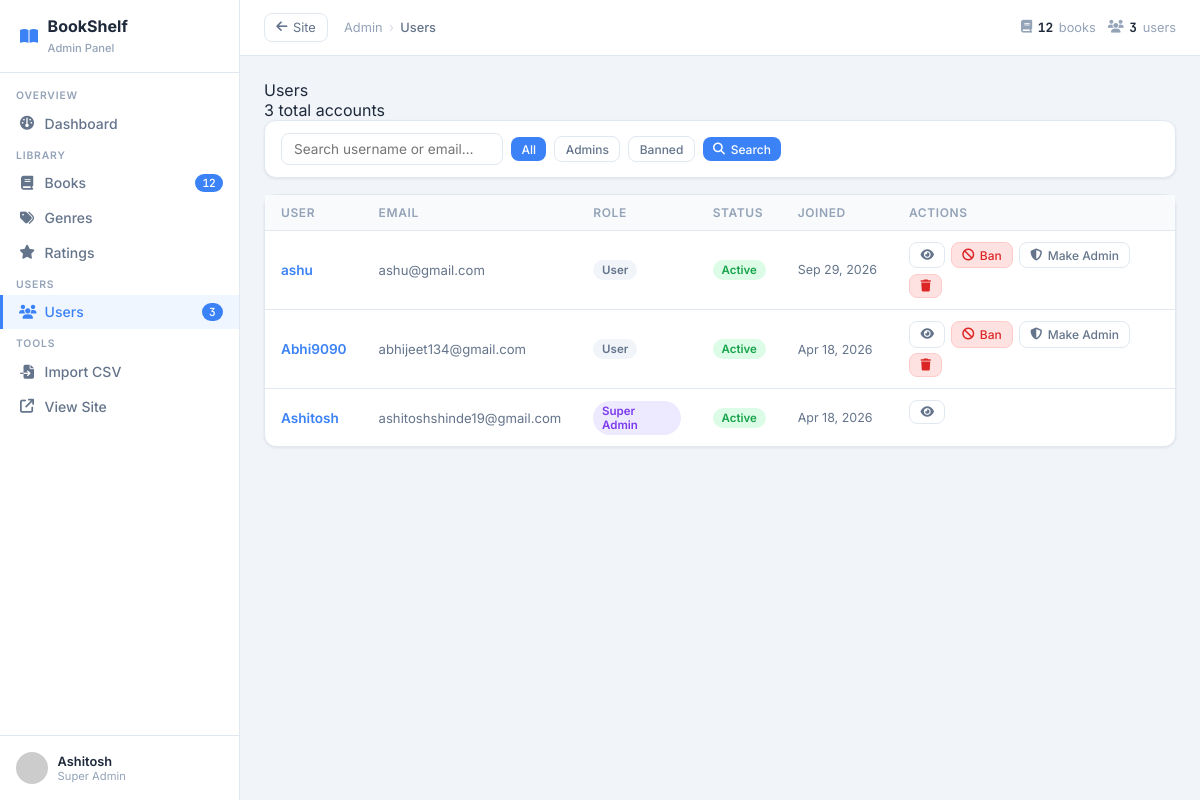
Page /admin/users (signed in) on the committed database.
### app/models.py (models this page shows, shortened)
class User(UserMixin, db.Model):
    __tablename__ = 'users'
    __table_args__ = {'extend_existing': True}
    id             = db.Column(db.Integer, primary_key=True)
    username       = db.Column(db.String(80), unique=True, nullable=False)
    email          = db.Column(db.String(120), unique=True, nullable=False)
    password_hash  = db.Column(db.String(256), nullable=False)
    avatar_url     = db.Column(db.String(512))
    bio            = db.Column(db.Text)
    is_active      = db.Column(db.Boolean, default=True, nullable=False)
    is_admin       = db.Column(db.Boolean, default=False, nullable=False)
    is_super_admin = db.Column(db.Boolean, default=False, nullable=False)
    created_at     = db.Column(db.DateTime, default=datetime.utcnow, nullable=False)
    updated_at     = db.Column(db.DateTime, default=datetime.utcnow,
                               onupdate=datetime.utcnow, nullable=False)
    last_login     = db.Column(db.DateTime)
    ratings        = db.relationship('Rating',       backref='user', lazy='dynamic', cascade='all,delete')
    wishlist_items = db.relationship('Wishlist',      backref='user', lazy='dynamic', cascade='all,delete')
    read_items     = db.relationship('ReadHistory',   backref='user', lazy='dynamic', cascade='all,delete')
    genre_prefs    = db.relationship('UserGenrePref', backref='user', lazy='dynamic', cascade='all,delete')

### app/routes/admin.py (the view)
@admin_bp.route('/users')
@admin_required
def users():
    q      = request.args.get('q', '').strip()
    filter_type = request.args.get('filter', 'all')
    page   = request.args.get('page', 1, type=int)
    query  = User.query
    if q:
        query = query.filter(
            (User.username.ilike(f'%{q}%')) | (User.email.ilike(f'%{q}%'))
        )
    if filter_type == 'admins':
        query = query.filter(User.is_admin == True)
    elif filter_type == 'banned':
        query = query.filter(User.is_active == False)
    pagination = query.order_by(User.created_at.desc()).paginate(page=page, per_page=30)
    return render_template('admin/users.html', users=pagination.items,
                           pagination=pagination, q=q, filter_type=filter_type)

### app/models.py (called while the page is built)
@login_manager.user_loader
def load_user(user_id):
    return db.session.get(User, int(user_id))

### app/routes/admin.py (called while the page is built)
def admin_required(f):
    @wraps(f)
    def decorated(*args, **kwargs):
        if not current_user.is_authenticated or not current_user.is_admin:
            flash('Admin access required.', 'danger')
            return redirect(url_for('books.home'))
        return f(*args, **kwargs)
    return login_required(decorated)

### app/templates/admin/users.html (shortened to what this page needs)
{% extends "admin/base_admin.html" %}
{% block breadcrumb %}Users{% endblock %}
{% block admin_content %}
<div class="page-header">
  <div>
    <div class="page-title">Users</div>
    <div class="page-subtitle">{{ pagination.total }} total accounts</div>
  </div>
</div>
<div class="card" style="margin-bottom:1rem">
  <div class="card-body" style="padding:.75rem 1rem">
    <form method="get" class="search-row" style="margin-bottom:0">
      <input class="search-input" name="q" value="{{ q }}" placeholder="Search username or email…">
      <a href="?filter=all" class="btn {% if filter_type=='all' %}btn-primary{% else %}btn-ghost{% endif %} btn-sm">All</a>
      <a href="?filter=admins" class="btn {% if filter_type=='admins' %}btn-primary{% else %}btn-ghost{% endif %} btn-sm">Admins</a>
      <a href="?filter=banned" class="btn {% if filter_type=='banned' %}btn-primary{% else %}btn-ghost{% endif %} btn-sm">Banned</a>
      <button type="submit" class="btn btn-primary btn-sm"><i class="fa-solid fa-magnifying-glass"></i> Search</button>
    </form>
  </div>
</div>
<div class="card">
  <div class="table-wrap">
    <table>
      <thead>
        <tr>
          <th>User</th>
          <th>Email</th>
          <th>Role</th>
          <th>Status</th>
          <th>Joined</th>
          <th>Actions</th>
        </tr>
      </thead>
      <tbody>
      {% for u in users %}
      <tr id="user-row-{{ u.id }}">
        <td>
          <a href="{{ url_for('admin.user_detail', user_id=u.id) }}" style="font-weight:600;color:var(--blue)">
            {{ u.username }}
          </a>
        </td>
        <td style="font-size:.82rem;color:var(--text-2)">{{ u.email }}</td>
        <td>
          {% if u.is_super_admin %}<span class="badge badge-purple">Super Admin</span>
          {% elif u.is_admin %}<span class="badge badge-blue">Admin</span>
          {% else %}<span class="badge badge-gray">User</span>{% endif %}
        </td>
        <td>
          <span class="badge {% if u.is_active %}badge-green{% else %}badge-red{% endif %}">
            {% if u.is_active %}Active{% else %}Banned{% endif %}
          </span>
        </td>
        <td style="font-size:.78rem;color:var(--text-2);white-space:nowrap">
          {{ u.created_at.strftime('%b %d, %Y') if u.created_at else '—' }}
        </td>
        <td style="display:flex;gap:.35rem;flex-wrap:wrap">
          <a href="{{ url_for('admin.user_detail', user_id=u.id) }}" class="btn btn-ghost btn-sm">
            <i class="fa-solid fa-eye"></i>
          </a>
          {% if not u.is_super_admin %}
          <button class="btn btn-sm {% if u.is_active %}btn-danger{% else %}btn-success{% endif %}"
                  onclick="toggleBan({{ u.id }}, this)">
            <i class="fa-solid {% if u.is_active %}fa-ban{% else %}fa-check{% endif %}"></i>
            {% if u.is_active %}Ban{% else %}Unban{% endif %}
          </button>
          {% endif %}
          {% if current_user.is_super_admin and not u.is_super_admin %}
          <button class="btn btn-sm btn-ghost" onclick="toggleAdmin({{ u.id }}, this)">
            <i class="fa-solid fa-shield-halved"></i>
            {% if u.is_admin %}Demote{% else %}Make Admin{% endif %}
          </button>
          <button class="btn btn-sm btn-danger" onclick="deleteUser({{ u.id }}, this)">
            <i class="fa-solid fa-trash"></i>
          </button>
          {% endif %}
        </td>
      </tr>
      {% endfor %}
      </tbody>
    </table>
  </div>
</div>
{% endblock %}

### app/templates/admin/base_admin.html (shortened to what this page needs)
<!DOCTYPE html>
<html lang="en">
<head>
  <link rel="stylesheet" href="https://cdnjs.cloudflare.com/ajax/libs/font-awesome/6.5.0/css/all.min.css">
</head>
<body>
<aside class="sidebar">
  <div class="sidebar-logo">
    <i class="fa-solid fa-book-open"></i>
    <div><div>BookShelf</div><span>Admin Panel</span></div>
  </div>
  <nav class="sidebar-nav">
    <div class="sidebar-section">Overview</div>
    <a href="{{ url_for('admin.dashboard') }}" class="sidebar-link {% if request.endpoint == 'admin.dashboard' %}active{% endif %}">
      <i class="fa-solid fa-gauge"></i> Dashboard
    </a>
    <div class="sidebar-section">Library</div>
    <a href="{{ url_for('admin.books') }}" class="sidebar-link {% if 'admin.books' in request.endpoint or 'admin.edit_book' in request.endpoint %}active{% endif %}">
      <i class="fa-solid fa-book"></i> Books
      <span class="sidebar-badge">{{ admin_book_count }}</span>
    </a>
    <a href="{{ url_for('admin.genres') }}" class="sidebar-link {% if request.endpoint == 'admin.genres' %}active{% endif %}">
      <i class="fa-solid fa-tags"></i> Genres
    </a>
    <a href="{{ url_for('admin.ratings') }}" class="sidebar-link {% if request.endpoint == 'admin.ratings' %}active{% endif %}">
      <i class="fa-solid fa-star"></i> Ratings
    </a>
    <div class="sidebar-section">Users</div>
    <a href="{{ url_for('admin.users') }}" class="sidebar-link {% if 'admin.users' in request.endpoint or 'admin.user_detail' in request.endpoint %}active{% endif %}">
      <i class="fa-solid fa-users"></i> Users
      <span class="sidebar-badge">{{ admin_user_count }}</span>
    </a>
    <div class="sidebar-section">Tools</div>
    <a href="{{ url_for('admin.import_csv') }}" class="sidebar-link {% if request.endpoint == 'admin.import_csv' %}active{% endif %}">
      <i class="fa-solid fa-file-import"></i> Import CSV
    </a>
    <a href="{{ url_for('books.home') }}" class="sidebar-link">
      <i class="fa-solid fa-arrow-up-right-from-square"></i> View Site
    </a>
  </nav>
  <div class="sidebar-footer">
    <div class="sidebar-user">
      <img class="sidebar-avatar"
           src="{{ current_user.avatar_url or 'https://api.dicebear.com/8.x/initials/svg?seed=' ~ current_user.username }}"
           alt="{{ current_user.username }}">
      <div class="sidebar-user-info">
        <div class="name">{{ current_user.username }}</div>
        <div class="role">{% if current_user.is_super_admin %}Super Admin{% else %}Admin{% endif %}</div>
      </div>
    </div>
  </div>
</aside>
<header class="topbar">
  <a href="{{ url_for('books.home') }}" class="topbar-back"><i class="fa-solid fa-arrow-left"></i> Site</a>
  <div class="breadcrumb">
    <span>Admin</span><span class="breadcrumb-sep">›</span>
    <span class="breadcrumb-current">{% block breadcrumb %}Dashboard{% endblock %}</span>
  </div>
  <div class="topbar-right">
    <div class="topbar-stat"><i class="fa-solid fa-book"></i><strong>{{ admin_book_count }}</strong> books</div>
    <div class="topbar-stat"><i class="fa-solid fa-users"></i><strong>{{ admin_user_count }}</strong> users</div>
  </div>
</header>
<main class="admin-main">
  <div class="admin-content">
    {% block admin_content %}{% endblock %}
  </div>
</main>
</body>
</html>

### rows in the picture
User: username "Ashitosh", email "ashitoshshinde19@gmail.com", is_super_admin "Super Admin", is_active "Active", created_at "Apr 18, 2026"
User: username "ashu", email "ashu@gmail.com", is_super_admin "User", is_active "Active", created_at "Sep 29, 2026", is_admin "Make Admin"
User: username "Abhi9090", email "abhijeet134@gmail.com", is_super_admin "User", is_active "Active", created_at "Apr 18, 2026", is_admin "Make Admin"

### other values in the picture
{{ admin_book_count }} "12"
{{ admin_user_count }} "3"
{{ pagination.total }} "3"
